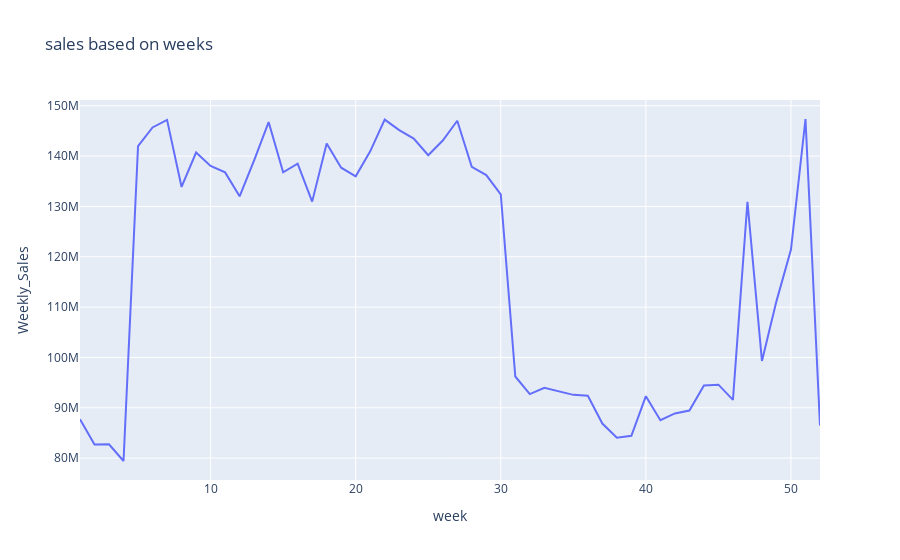

Notebook code cell kept with this figure:
### Code cell
df_weeks=df.groupby('week').sum()
import plotly.express as px
fig=px.line(df_weeks,x=df_weeks.index, y='Weekly_Sales', title="sales based on weeks")
fig.show()

### Figure 1 — Plotly figure (JSON) as saved in the notebook; plotly's stock layout.template omitted (floating-point values rounded to 4 significant figures)
{"data": [{"hovertemplate": "week=%{x}<br>Weekly_Sales=%{y}<extra></extra>", "legendgroup": "", "line": {"color": "#636efa", "dash": "solid"}, "marker": {"symbol": "circle"}, "mode": "lines", "name": "", "orientation": "v", "showlegend": false, "type": "scatter", "x": [1, 2, 3, 4, 5, 6, 7, 8, 9, 10, 11, 12, 13, 14, 15, 16, 17, 18, 19, 20, 21, 22, 23, 24, 25, 26, 27, 28, 29, 30, 31, 32, 33, 34, 35, 36, 37, 38, 39, 40, 41, 42, 43, 44, 45, 46, 47, 48, 49, 50, 51, 52], "xaxis": "x", "y": [87730000.0, 82700000.0, 82740000.0, 79430000.0, 142000000.0, 145700000.0, 147200000.0, 133900000.0, 140700000.0, 138000000.0, 136800000.0, 132000000.0, 139200000.0, 146800000.0, 136800000.0, 138500000.0, 131000000.0, 142500000.0, 137700000.0, 136000000.0, 140900000.0, 147200000.0, 145100000.0, 143500000.0, 140200000.0, 143100000.0, 147000000.0, 137900000.0, 136200000.0, 132400000.0, 96220000.0, 92710000.0, 93980000.0, 93330000.0, 92570000.0, 92400000.0, 86870000.0, 84080000.0, 84440000.0, 92310000.0, 87520000.0, 88890000.0, 89458652, 94440000.0, 94600000.0, 91560000.0, 130900000.0, 99300000.0, 111200000.0, 121400000.0, 147400000.0, 86470000.0], "yaxis": "y"}], "layout": {"legend": {"tracegroupgap": 0}, "title": {"text": "sales based on weeks"}, "xaxis": {"anchor": "y", "domain": [0, 1], "title": {"text": "week"}}, "yaxis": {"anchor": "x", "domain": [0, 1], "title": {"text": "Weekly_Sales"}}}}
